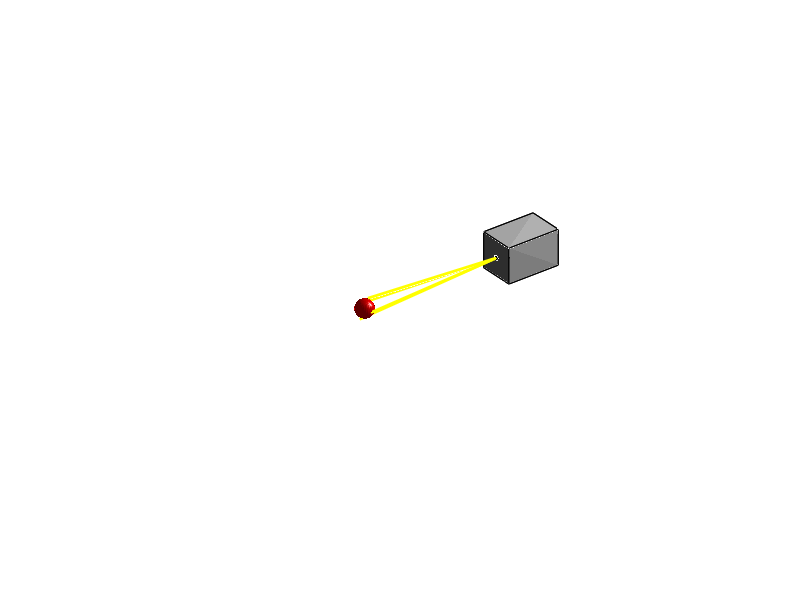

Reproduce this figure in MATLAB.
figure;
hold on;
axis equal;
axis off;
view(3);
camlight;
lighting gouraud;

% 设置轴范围
xlim([-20 10]);
ylim([-5 5]);
zlim([-5 5]);

% 物距和焦距
object_distance = 8;
focal_length = 3;

% 目标（球体）位置
[xs, ys, zs] = sphere(30);
object_x_center = -object_distance;
object_radius = 0.5;
surf(object_x_center + object_radius * xs, object_radius * ys, object_radius * zs, 'FaceColor', [1 0 0], 'EdgeColor', 'none');
% text(object_x_center, 1.5, 0, '目标', 'FontSize', 12);

% 小孔
pinhole_x = 0;
pinhole_y = 0;
pinhole_z = 0;
pinhole_radius = 0.1; % 小孔半径
theta = linspace(0, 2 * pi, 100);
pinhole_xs = pinhole_x + zeros(size(theta));
pinhole_ys = pinhole_radius * cos(theta);
pinhole_zs = pinhole_radius * sin(theta);
fill3(pinhole_xs, pinhole_ys, pinhole_zs, [0, 0, 0]); % 绘制黑色圆孔
% text(pinhole_x, -1.5, 0, '孔', 'FontSize', 12);

% 成像盒体
box_size = 2;
box_x_min = pinhole_x;
box_x_max = pinhole_x + focal_length;
box_y_min = -box_size / 2;
box_y_max = box_size / 2;
box_z_min = -box_size / 2;
box_z_max = box_size / 2;

alpha_value = 0.3; % 设置透明度值

% bottom
fill3([box_x_min, box_x_max, box_x_max, box_x_min], [box_y_min, box_y_min, box_y_max, box_y_max], [box_z_min, box_z_min, box_z_min, box_z_min], [0.8, 0.8, 0.8], 'FaceAlpha', 1);
% top
fill3([box_x_min, box_x_max, box_x_max, box_x_min], [box_y_min, box_y_min, box_y_max, box_y_max], [box_z_max, box_z_max, box_z_max, box_z_max], [0.8, 0.8, 0.8], 'FaceAlpha', 1);
% back (成像面)
fill3([box_x_max, box_x_max, box_x_max, box_x_max], [box_y_min, box_y_max, box_y_max, box_y_min], [box_z_min, box_z_min, box_z_max, box_z_max], [1, 1, 1],'FaceAlpha', 0.05);
% front (小孔所在面)
fill3([box_x_min, box_x_min, box_x_min, box_x_min], [box_y_min, box_y_max, box_y_max, box_y_min], [box_z_min, box_z_min, box_z_max, box_z_max], [0.5, 0.5, 0.5], 'FaceAlpha', 0.1);
% left side
fill3([box_x_min, box_x_max, box_x_max, box_x_min], [box_y_min, box_y_min, box_y_min, box_y_min], [box_z_min, box_z_min, box_z_max, box_z_max], [0.8, 0.8, 0.8], 'FaceAlpha', alpha_value);
% right side
fill3([box_x_min, box_x_max, box_x_max, box_x_min], [box_y_max, box_y_max, box_y_max, box_y_max], [box_z_min, box_z_min, box_z_max, box_z_max], [0.8, 0.8, 0.8], 'FaceAlpha', 1);

% 成像圆
image_x_center = box_x_max;
scale_factor = focal_length / object_distance;
image_radius = object_radius * scale_factor;
theta = linspace(0, 2 * pi, 100);
image_x = image_x_center + zeros(size(theta));
image_y = image_radius * cos(theta);
image_z = image_radius * sin(theta);
fill3(image_x, image_y, image_z, [1, 0, 0]);
% text(image_x_center + 0.5, -1.2, 0, '成像效果', 'FontSize', 12);
% text(image_x_center , 1.5, 0, '成像面', 'FontSize', 12);

% 光线（从球体边缘到小孔再到成像面）
num_rays = 4;
for i = 1:num_rays
    angle = 2 * pi * (i - 1) / num_rays;
    % 准确计算球体边缘点坐标
    
    x_obj = object_x_center + object_radius * cos(angle);
    y_obj = object_radius * sin(angle);
    z_obj = object_radius * cos(angle);
    if i==3
       x_obj = object_x_center + object_radius * cos(angle)+0.2; 
    end
    if i==1
       x_obj = object_x_center + object_radius * cos(angle)-0.3; 
    end
    % 计算成像圆上对应点坐标
    x_img = image_x_center;
    y_img = image_radius * cos(angle);
    z_img = image_radius * sin(angle);

    line([x_obj, pinhole_x, x_img], [y_obj, pinhole_y, y_img], [z_obj, pinhole_z, z_img], 'Color', 'y', 'LineWidth', 2);
end

% text(object_x_center + 1, -1.5, 1.5, '光线', 'FontSize', 12);
% 
% title('三维小孔成像示意图', 'FontSize', 14, 'FontWeight', 'bold');
    
